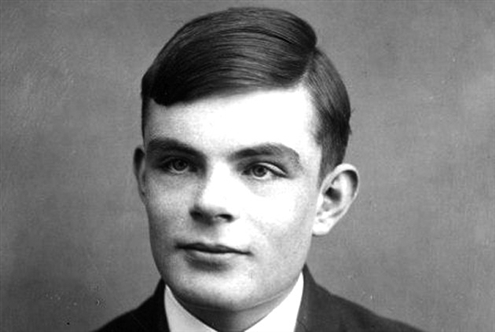
#> input picture uling.png, 495 x 332 px, found by its file name
$ jupyter execute '大津法和迭代法阈值分割实验.ipynb'
#> lines starting #> are read from the running program, lines starting #| are printed output that depends on the picture; after the words box and inside, x2 and y2 are one past the last pixel; in counts of white or black regions, pixels touching at a corner belong together; long printed decimals are rounded
[cell 1]
import numpy as np
import matplotlib.pyplot as plt
from skimage import io
from scipy import ndimage as ndi
from skimage import filters, segmentation, measure

# 读取图像
img = io.imread('D:/Game/upian/uling.png', as_gray=True)
#> img is the input picture: shape (332, 495) float64; min 0, max 1, mean 0.501

# 大津法
threshold_otsu = filters.threshold_otsu(img)
#> threshold_otsu = 0.658
img_binary_otsu = img > threshold_otsu
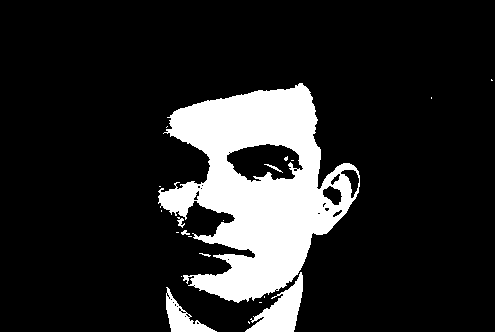
#> img_binary_otsu: shape (332, 495) bool; 15.3% white; 21 white regions (14 under 20 px), largest, box (x1, y1, x2, y2) and area: (158, 83, 360, 303) 22624, (245, 272, 303, 332) 1547, (166, 287, 217, 332) 807

# 迭代法
threshold_iter = filters.threshold_mean(img)
#> threshold_iter = 0.501
img_binary_iter = img > threshold_iter
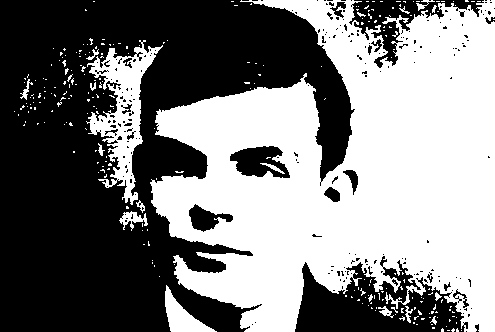
#> img_binary_iter: shape (332, 495) bool; 49.1% white; 259 white regions (240 under 20 px), largest, box (x1, y1, x2, y2) and area: (150, 0, 495, 332) 73592, (86, 40, 163, 205) 4293, (165, 285, 217, 332) 941

# 计算轮廓
contours_otsu = measure.find_contours(img_binary_otsu, 0.5)
#> contours_otsu = 51 point arrays, longest 1567 points
contours_iter = measure.find_contours(img_binary_iter, 0.5)
#> contours_iter = 528 point arrays, longest 1623 points

# 绘制结果
fig, (ax1, ax2, ax3) = plt.subplots(ncols=3, figsize=(8, 3))

ax1.imshow(img, cmap='gray')
ax1.set_title('original')

ax2.imshow(img_binary_otsu, cmap='gray')
ax2.set_title('Otsu threshold')

for n, contour in enumerate(contours_otsu):
    ax2.plot(contour[:, 1], contour[:, 0], linewidth=2)
#> this loop made 51 passes

ax3.imshow(img_binary_iter, cmap='gray')
ax3.set_title('Iterative threshold')

for n, contour in enumerate(contours_iter):
    ax3.plot(contour[:, 1], contour[:, 0], linewidth=2)
#> this loop made 528 passes
#> contour on passes 6 to 8: [[0, 260.5], [0.5, 261], [0.5, 262], [0, 262.5]], [[0, 316.5], [0.5, 317], [0, 317.5]], [[0, 323.5], [0.5, 324], [0.5, 325], [0, 325.5]]

for ax in fig.axes:
    ax.axis('off')

plt.show()
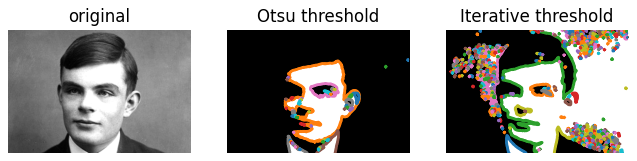
#> figure drawn by matplotlib, 3 panels

# 计算性能差异
print('Otsu threshold: threshold =', threshold_otsu)
#| Otsu threshold: threshold = 0.6582
print('Iterative threshold: threshold =', threshold_iter)
#| Iterative threshold: threshold = 0.5013

img_fg_otsu = img[img_binary_otsu]
img_bg_otsu = img[~img_binary_otsu]
img_fg_iter = img[img_binary_iter]
img_bg_iter = img[~img_binary_iter]

otsu_fg_mean = img_fg_otsu.mean()
#> otsu_fg_mean = 0.89
otsu_bg_mean = img_bg_otsu.mean()
#> otsu_bg_mean = 0.431
iter_fg_mean = img_fg_iter.mean()
#> iter_fg_mean = 0.659
iter_bg_mean = img_bg_iter.mean()
#> iter_bg_mean = 0.349

otsu_fg_var = img_fg_otsu.var()
#> otsu_fg_var = 0.012
otsu_bg_var = img_bg_otsu.var()
#> otsu_bg_var = 0.0214
iter_fg_var = img_fg_iter.var()
#> iter_fg_var = 0.0288
iter_bg_var = img_bg_iter.var()
#> iter_bg_var = 0.018

print('Otsu threshold: foreground mean = {:.2f}, background mean = {:.2f}, foreground variance = {:.2f}, background variance = {:.2f}'.format(otsu_fg_mean, otsu_bg_mean, otsu_fg_var, otsu_bg_var))
#| Otsu threshold: foreground mean = 0.89, background mean = 0.43, foreground variance = 0.01, background variance = 0.02
print('Iterative threshold: foreground mean = {:.2f}, background mean = {:.2f}, foreground variance = {:.2f}, background variance = {:.2f}'.format(iter_fg_mean, iter_bg_mean, iter_fg_var, iter_bg_var))
#| Iterative threshold: foreground mean = 0.66, background mean = 0.35, foreground variance = 0.03, background variance = 0.02
